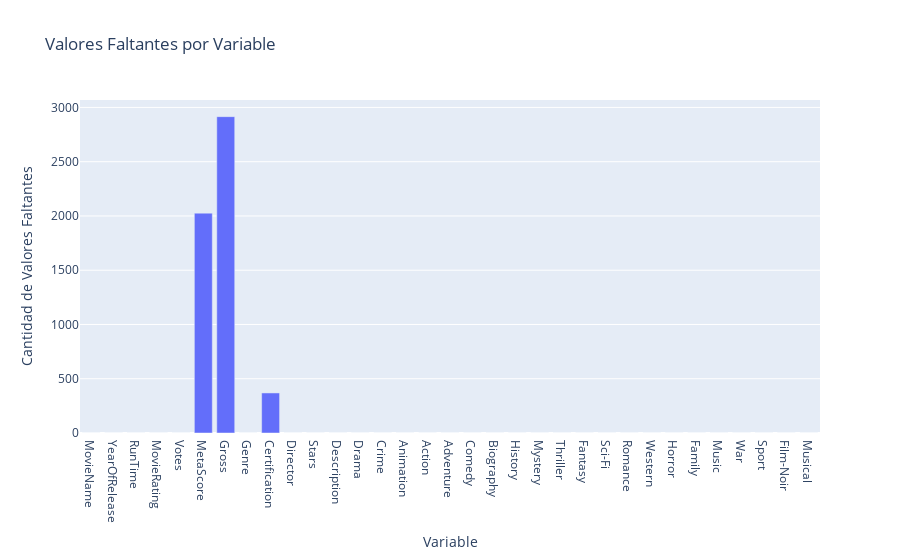

This figure's notebook cell:
### Code cell
missing_values = df.isnull().sum()
fig_missing = px.bar(
    x=missing_values.index, 
    y=missing_values.values, 
    labels={'y':'Cantidad de Valores Faltantes', 'x':'Variable'},
    title='Valores Faltantes por Variable'
)
fig_missing.show()

### Figure 1 — Plotly figure (JSON) as saved in the notebook; plotly's stock layout.template omitted (floating-point values rounded to 4 significant figures)
{"data": [{"alignmentgroup": "True", "hovertemplate": "Variable=%{x}<br>Cantidad de Valores Faltantes=%{y}<extra></extra>", "legendgroup": "", "marker": {"color": "#636efa", "pattern": {"shape": ""}}, "name": "", "offsetgroup": "", "orientation": "v", "showlegend": false, "textposition": "auto", "type": "bar", "x": ["MovieName", "YearOfRelease", "RunTime", "MovieRating", "Votes", "MetaScore", "Gross", "Genre", "Certification", "Director", "Stars", "Description", "Drama", "Crime", "Animation", "Action", "Adventure", "Comedy", "Biography", "History", "Mystery", "Thriller", "Fantasy", "Sci-Fi", "Romance", "Western", "Horror", "Family", "Music", "War", "Sport", "Film-Noir", "Musical"], "xaxis": "x", "y": [0, 0, 0, 0, 0, 2026, 2915, 0, 369, 0, 0, 0, 0, 0, 0, 0, 0, 0, 0, 0, 0, 0, 0, 0, 0, 0, 0, 0, 0, 0, 0, 0, 0], "yaxis": "y"}], "layout": {"barmode": "relative", "legend": {"tracegroupgap": 0}, "title": {"text": "Valores Faltantes por Variable"}, "xaxis": {"anchor": "y", "domain": [0, 1], "title": {"text": "Variable"}}, "yaxis": {"anchor": "x", "domain": [0, 1], "title": {"text": "Cantidad de Valores Faltantes"}}}}
